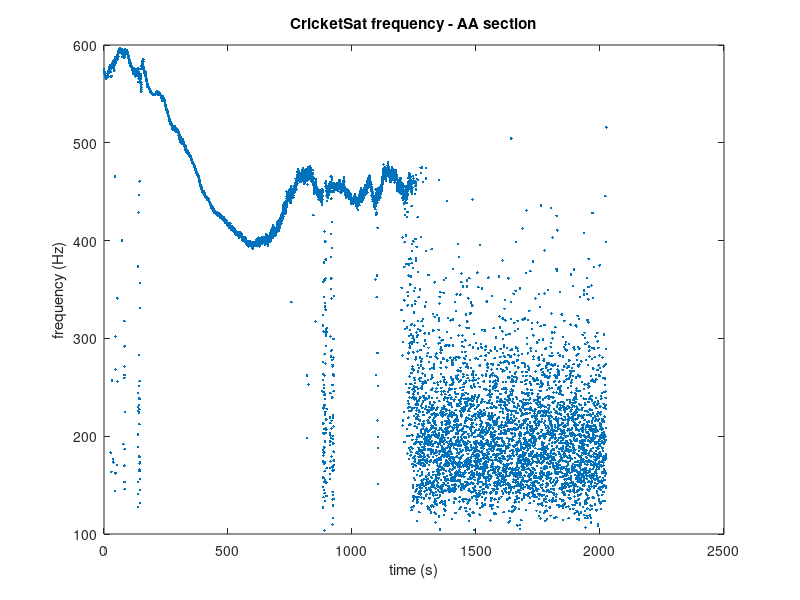

Here is the MATLAB script that generated this plot: (Note: this script raises an error after producing the figure.)
% cricketsat_plot.m
% Todd Anderson
% May 4, 2022
%
% Plot CricketSat frequency measurements, estimate temperature from
% calibration curves.

%% Import CricketSat data:

crickdata = importdata('2022_CKA.txt',' ');
%crickdata = importdata('2022_CKB.txt',' ');

time = crickdata(:,1);
freq = crickdata(:,2);

%% 1. Plot frequency vs. time
figure(1)
hold off
plot(time, freq, '.');
xlabel('time (s)');
ylabel('frequency (Hz)');
title('CricketSat frequency - AA section');
%title('CricketSat frequency - AB section');


%% 2. Plot frequency vs. time with outliers removed

% outlier removal by inspection
%freq(freq < 390) = NaN;
%freq(time > 1300) = NaN;
tf_bad = [];
%freq_bad = freq < 385;
%time_bad = time > 1470;
%tf_bad = time > 1000 & freq < 410;
bad_ind = freq_bad | time_bad | tf_bad;

% outlier removal by algorithm
[out_ind, L, U, C] = isoutlier(freq, 'movmedian', 100);

time_clean = time(~bad_ind & ~out_ind);
freq_clean = freq(~bad_ind & ~out_ind);

figure(1);
hold on;
plot(time(out_ind), freq(out_ind), 'r*');
plot(time(bad_ind), freq(bad_ind), 'mo');
plot(time, ones(size(time)).*L);
plot(time, ones(size(time)).*C);
plot(time, ones(size(time)).*U);
ylim([0 600]);

%legend('raw data', 'outliers')

figure(2)
hold off
plot(time_clean, freq_clean, '.');
xlabel('time (s)');
ylabel('frequency (Hz)');
title('CricketSat frequency - AA section');
%title('CricketSat frequency - AB section');
ylim([0 600]);

%% 3. Estimate temperature using the CricketSat calibration curve

temp_clean = 3776./(log(1./freq_clean - 1/2498) + 19.70) - 273.2;
%temp_clean = 3801./(log(1./freq_clean - 1/2539) + 19.73) - 273.2;

figure(3)
hold off;
plot(time_clean, temp_clean, '.');
xlabel('time (s)');
ylabel('temperature (C)');
title('CricketSat temperature - AA section');
title('CricketSat temperature - AB section');

